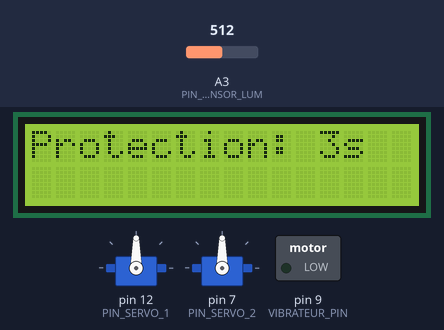
The sketch below on a simulated Arduino Uno, built with avr-gcc and run on an emulated ATmega328P. Shown: 2 × servo, 16×2 character LCD, switched loads named in the sketch (green lamp = pin HIGH). The test bench sets the inputs (shaded band); at power-on: A3 (PIN_SENSOR_LUM) = 512. What the sketch prints to the serial monitor is not drawn.

Above: at 2.2 s.
At 11.4 s:
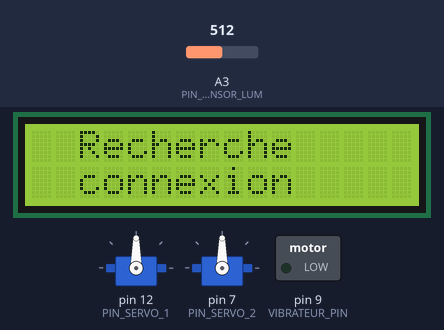
11.5 s: A3 (PIN_SENSOR_LUM) set to 882
13.0 s: A3 (PIN_SENSOR_LUM) set to 907
At 14.5 s:
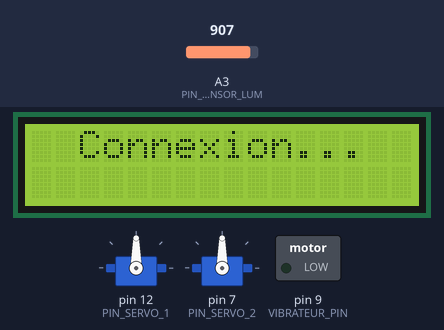
At 21.8 s:
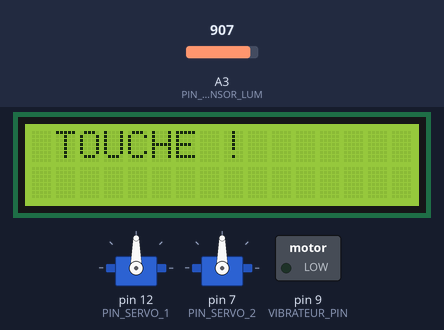
Timing chart, 0 to 22.6 s (numbered marks = the images above; inputs shaded):
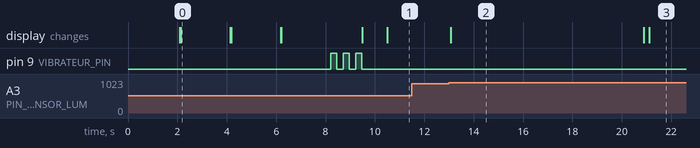

Measured:
- the behaviour switches between 899 and 900 on A3 (PIN_SENSOR_LUM) (found by bisection; images 1 and 2)
- after the input at 11.5 s, every drawn part: stays the same
- after the input at 13.0 s, the display: changes after 0.07 s (image 2)
- what the display in image 0 shows lasts 2.0 s, from 2.1 s to 4.1 s
- what the display in image 2 shows lasts 7.8 s, from 13.1 s to 20.9 s

The sketch:

Main-tank-defensev3.ino
```cpp
// Importation des bibliothèques
#include <Servo.h>
#include <IRremote.h> // Version >3.0.0
#include <Wire.h>
#include <LiquidCrystal_I2C.h>

// Déclaration des objets et des broches
Servo servo1;
Servo servo2;
#define PIN_SENSOR_IR 2
#define PIN_SENSOR_LUM A3
#define PIN_LED_IR 3
#define PIN_SERVO_1 12
#define PIN_SERVO_2 7
#define PIN_BUTTON_TIR 11
#define PIN_BUTTON_RST 4
#define VIBRATEUR_PIN 9
#define HP_PIN 10
#define joyX1 A0
#define joyY1 A1
#define joyX2 A2
#define joyY2 A3
#define HorizontalPotPin A4
#define VerticalPotPin A5

// Variables
int x = 10; // Temps d'attente
LiquidCrystal_I2C LCD(0x27, 16, 2); // Écran LCD 16x2
int i;

// Gestion du temps de partie
bool game_bool = false;
int game_time = 180; // en secondes
int game_start_time;
int game_elapsed_time;

// Gestion des résultats
bool results_bool = false;
bool game_connexion_bool = false;
int lum_nb;
int lum_delta = 900;
int bcl_em = 0;

// Gestion des vies
int vies_nb = 3;

void setup() {
  // Initialisation des servomoteurs
  servo1.attach(PIN_SERVO_1); // Broche 12 pour servo1
  servo2.attach(PIN_SERVO_2); // Broche 7 pour servo2

  // Initialisation du récepteur IR
  Serial.begin(9600); // Initialisation de la connexion série pour afficher dans l'IDE Arduino
  IrReceiver.begin(PIN_SENSOR_IR); // Initialise l'objet du récepteur IR

  // Initialisation de l'émetteur IR
  IrSender.begin(PIN_LED_IR); // Initialise l'émetteur IR

  // Initialisation des broches pour les boutons
  pinMode(PIN_BUTTON_RST, INPUT);
  pinMode(PIN_BUTTON_TIR, INPUT);

  // Initialisation des broches de sortie
  pinMode(VIBRATEUR_PIN, OUTPUT);

  // Initialisation de l'écran LCD
  LCD.init(); // Initialisation de l'afficheur
  LCD.backlight();

  // Tutoriel
  Serial.print("Début pattern_lcd");

  LCD.clear();
  LCD.setCursor(3, 0);
  LCD.print("BIENVENUE A");

  LCD.setCursor(1, 1);
  LCD.print("BORD DU JUGAKI");

 LCD.display();
  delay(2000);

  LCD.clear();
  delay(20);

  LCD.setCursor(0, 0);
  LCD.print("Protection: 3s ");

  LCD.display();
  delay(2000);

  LCD.clear();
  delay(20);

  LCD.setCursor(0, 0);
  LCD.print("Duree de partie:");

  LCD.setCursor(5, 1);
  LCD.print("3 min");

  LCD.display();
  delay(2000);

  LCD.clear();
  delay(20);
  LCD.setCursor(2, 0);
  LCD.print("BONNE CHANCE");

  LCD.setCursor(5, 1);
  LCD.print("^^");

  delay(2000);

  digitalWrite(VIBRATEUR_PIN, HIGH);
  delay(250);
  digitalWrite(VIBRATEUR_PIN, LOW);
  delay(250);
  digitalWrite(VIBRATEUR_PIN, HIGH);
  delay(250);
  digitalWrite(VIBRATEUR_PIN, LOW);
  delay(250);
  digitalWrite(VIBRATEUR_PIN, HIGH);
  delay(250);
  digitalWrite(VIBRATEUR_PIN, LOW);

  LCD.clear();

  LCD.setCursor(0, 0);
  LCD.print("FAITES VOUS FACE");

  LCD.display();

  delay(1000);
  LCD.clear();

  // Gestion de la synchronisation du minuteur
  //game_connexion_bool = true; // PHASE DE TEST
  while (!game_connexion_bool) {
    lum_nb = analogRead(PIN_SENSOR_LUM);
    if (lum_nb >= lum_delta) {
      Serial.println("Synchro trouvée");
      LCD.setCursor(2, 0);
      LCD.print("Connexion...");
      LCD.display();

      while (bcl_em < 100) {
        IrSender.sendNEC(0x0102, 0x34, true, 0);
        bcl_em = bcl_em + 1;
        delay(10);
      }

      LCD.setCursor(2, 0);
      LCD.print("Connexion");
      LCD.setCursor(2, 1);
      LCD.print("etablie");
      LCD.display();
      delay(100);
      game_start_time = millis() / 1000;
      game_connexion_bool = true;
    }

    else {
      Serial.println("Recherche connexion");
      LCD.setCursor(2, 0);
      LCD.print("Recherche");
      LCD.setCursor(2, 1);
      LCD.print("connexion");
      LCD.display();
    }

    delay(100);
    LCD.clear();
  }
}

void loop() {
  // Gestion de la cible
  if (vies_nb > 0) {
    game_elapsed_time = (millis() / 1000) - game_start_time;
    lum_nb = analogRead(PIN_SENSOR_LUM);
    if (lum_nb >= lum_delta) {
      vies_nb = vies_nb - 1;
      LCD.clear();
      LCD.setCursor(1, 0);
      LCD.print("TOUCHE ! ");
      LCD.display();
      delay(3000);
    }

    LCD.clear();
    LCD.setCursor(1, 0);
    LCD.print("Temps: ");
    LCD.setCursor(7, 0);
    LCD.print(game_elapsed_time);
    LCD.setCursor(1, 1);
    LCD.print("Vies: ");
    LCD.setCursor(7, 1);
    LCD.print(vies_nb);
    LCD.display();
    Serial.println(game_elapsed_time);
    delay(10);
  }

  else if (vies_nb <= 0) {
    LCD.clear();
    LCD.setCursor(1, 0);
    LCD.print("TU AS PERDU");
    LCD.setCursor(1, 1);
    LCD.print("VIE = 0");
    LCD.display();
  }

  // Gestion des résultats
  while (game_elapsed_time > game_time) {
    LCD.clear();
    LCD.setCursor(3, 0);
    LCD.print("FIN DE PARTIE:");
    LCD.display();
    while (i < 2) {
      digitalWrite(VIBRATEUR_PIN, HIGH);
      delay(1000);
      digitalWrite(VIBRATEUR_PIN, LOW);
      i = i + 1;
    }

    if (vies_nb >= 1) {
      while (true) {
        LCD.setCursor(0, 1);
        LCD.print("TU ES VAINQUEUR");
        IrSender.sendNEC(0x0102, 0x34, true, 0);
        delay(10);
      }
    }
    else {
      while (true) {
        LCD.clear();
        LCD.setCursor(0, 1);
        LCD.print("TU ES PERDANT");
        delay(10);
      }
    }

    delay(10);
  }
}
```
